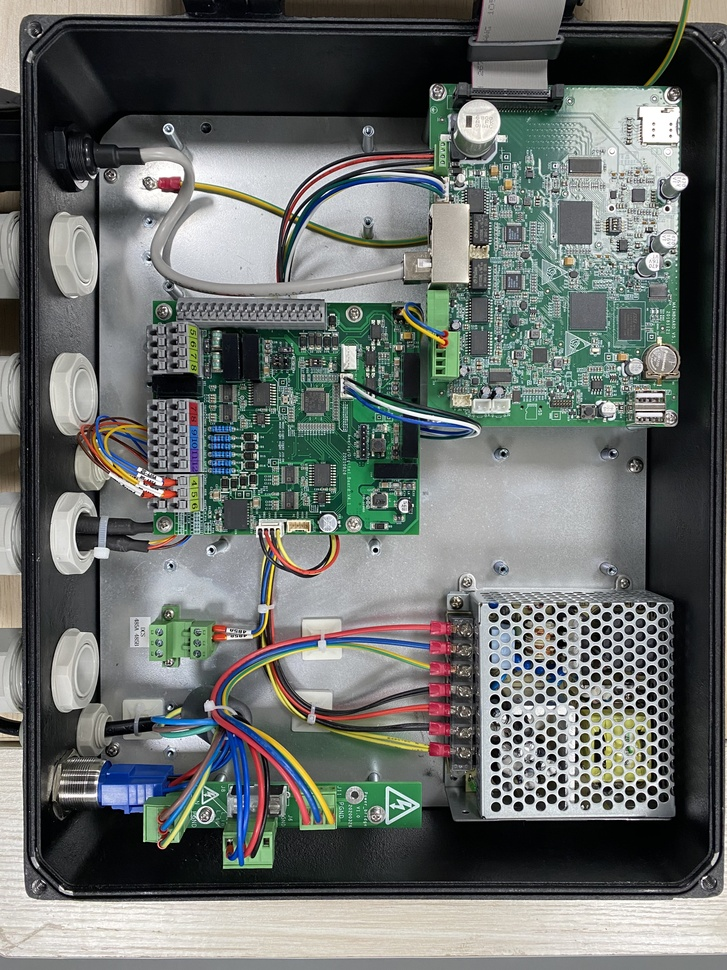
#> input picture image/IMG_4668.jpg, 727 x 970 px, shrunk from 3024 x 4032 before the run, given in place of the camera
$ python multiColor.py
#> lines starting #> are read from the running program, lines starting #| are printed output that depends on the picture; after the words box and inside, x2 and y2 are one past the last pixel; in counts of white or black regions, pixels touching at a corner belong together
import cv2 as cv
import numpy as np

# 视频操作
cap = cv.VideoCapture(0)

while (1):
    # 读取帧
    _, pre = cap.read()
#> pre is the input picture: shape (970, 727, 3); mean B, G, R 106.9, 109.7, 105.2
    # 高斯滤波去除噪声
    frame = cv.GaussianBlur(pre, [5, 5], 0)

    # 转换颜色空间 BGR 到 HSV
    hsv = cv.cvtColor(frame, cv.COLOR_BGR2HSV)
#> hsv: shape (970, 727, 3); mean H, S, V 78.4, 40.7, 114.5

    # 定义HSV中蓝色的范围
    lower_blue = np.array([106, 43, 46])
    upper_blue = np.array([130, 255, 255])
    # 设置HSV的阈值使得只取蓝色
    mask_B = cv.inRange(hsv, lower_blue, upper_blue)
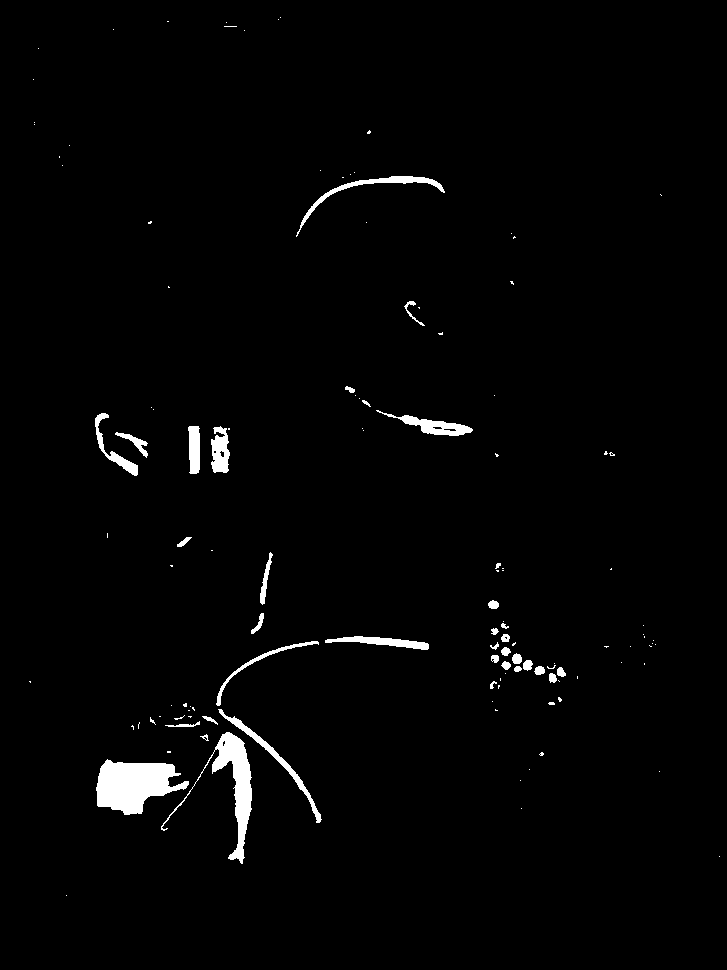
#> mask_B: shape (970, 727); 1.8% white; 126 white regions (90 under 20 px), largest, box (x1, y1, x2, y2) and area: (96, 759, 189, 815) 3248, (161, 732, 252, 864) 2287, (296, 176, 445, 237) 826

    lower_yellow = np.array([26, 43, 46])
    upper_yellow = np.array([34, 255, 255])
    mask_Y = cv.inRange(hsv, lower_yellow, upper_yellow)
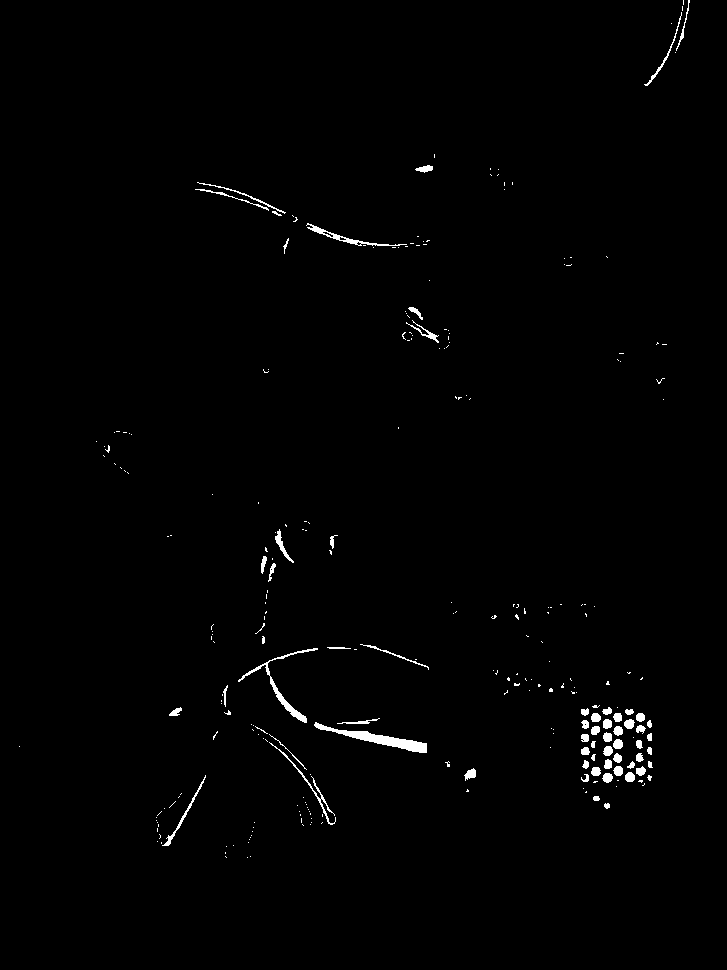
#> mask_Y: shape (970, 727); 0.95% white; 275 white regions (212 under 20 px), largest, box (x1, y1, x2, y2) and area: (314, 722, 427, 753) 882, (238, 648, 318, 723) 529, (306, 223, 407, 246) 325

    lower_red1 = np.array([0, 43, 46])
    upper_red1 = np.array([20, 255, 255])
    mask_R1 = cv.inRange(hsv, lower_red1, upper_red1)
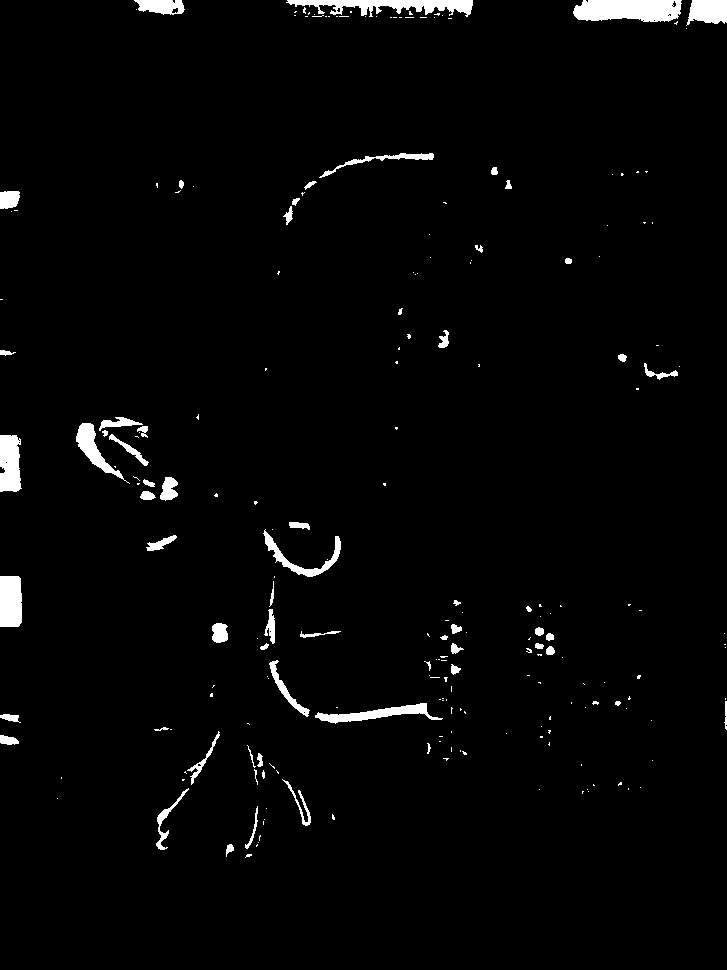
#> mask_R1: shape (970, 727); 2.4% white; 226 white regions (161 under 20 px), largest, box (x1, y1, x2, y2) and area: (573, 0, 682, 22) 2062, (286, 0, 473, 17) 1701, (0, 576, 22, 627) 1093

    lower_red2 = np.array([150, 43, 46])
    upper_red2 = np.array([180, 255, 255])
    mask_R2 = cv.inRange(hsv, lower_red2, upper_red2)
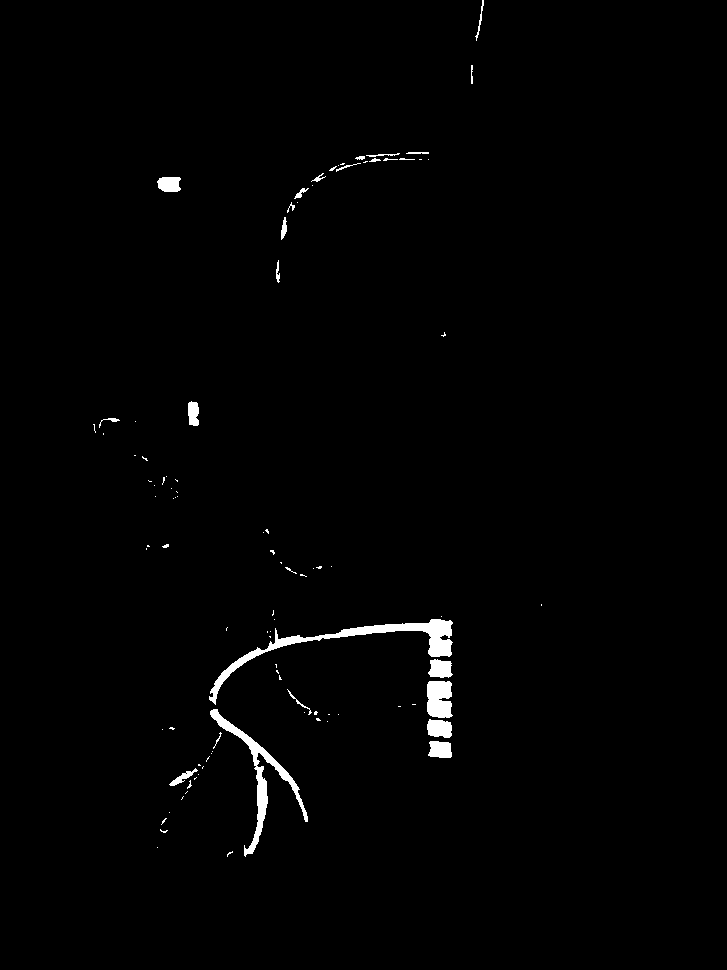
#> mask_R2: shape (970, 727); 1.1% white; 99 white regions (72 under 20 px), largest, box (x1, y1, x2, y2) and area: (209, 619, 453, 705) 2485, (210, 709, 308, 857) 1772, (427, 681, 453, 718) 838

    mask=mask_B+mask_Y+mask_R1+mask_R2
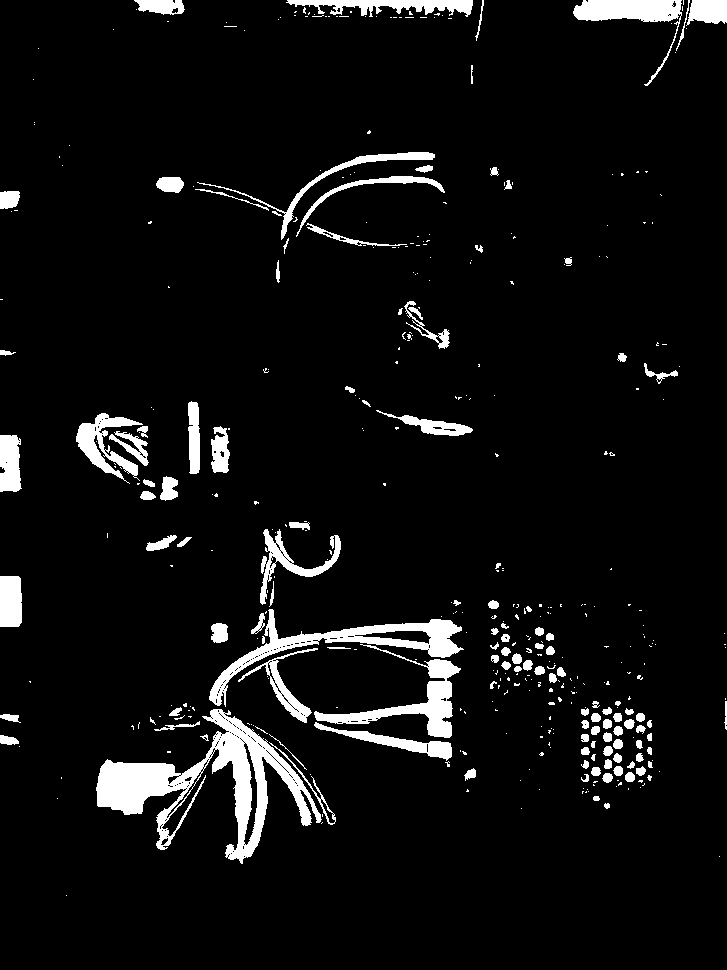
#> mask: shape (970, 727); 6.3% white; 432 white regions (308 under 20 px), largest, box (x1, y1, x2, y2) and area: (96, 709, 322, 864) 9901, (209, 609, 464, 707) 4222, (314, 644, 461, 738) 2967

    # 将掩膜和图像逐像素相加
    res = cv.bitwise_and(frame, frame, mask=mask)
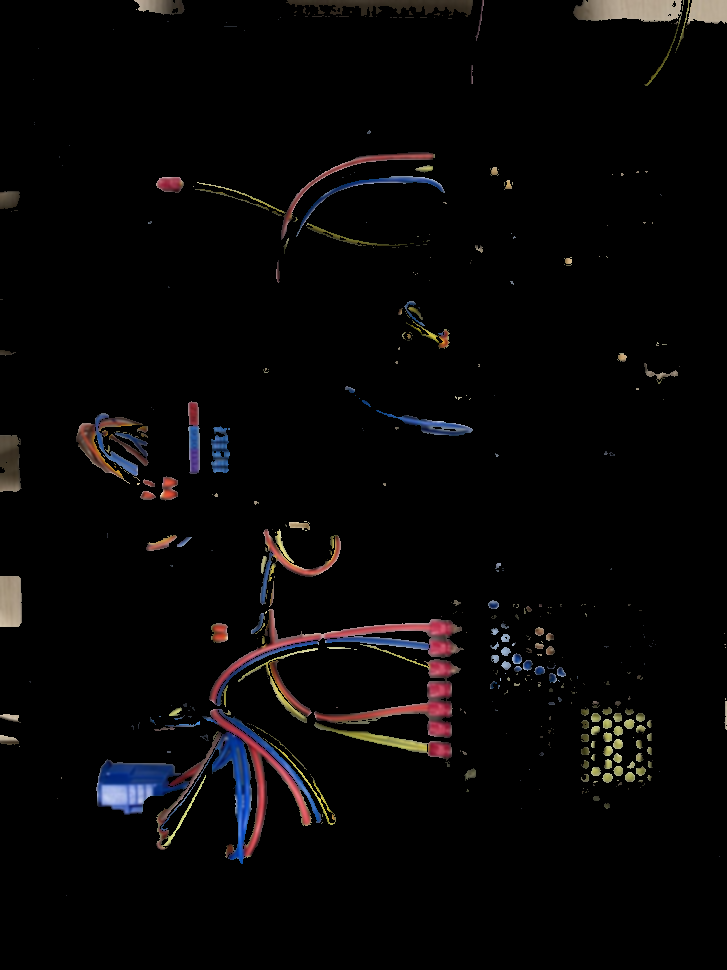
#> res: shape (970, 727, 3); mean B, G, R 6.2, 6, 7

    cv.imshow('frame', frame)
    cv.imshow('mask', mask)
    cv.imshow('res', res)
    k = cv.waitKey(5) & 0xFF
#> (key Esc is pressed here)
    if k == 27:
        break
cv.destroyAllWindows()

'''
# 图像操作
img = cv.imread("./image/template.jpg")
hsv = cv.cvtColor(img, cv.COLOR_BGR2HSV)

# 定义HSV中蓝色的范围
lower_blue = np.array([100, 43, 46])
upper_blue = np.array([124, 255, 255])
# 设置HSV的阈值使得只取蓝色
mask_B = cv.inRange(hsv, lower_blue, upper_blue)

lower_yellow = np.array([26, 43, 46])
upper_yellow = np.array([34, 255, 255])
mask_Y = cv.inRange(hsv, lower_yellow, upper_yellow)

lower_red1 = np.array([0, 43, 46])
upper_red1 = np.array([10, 255, 255])
mask_R1 = cv.inRange(hsv, lower_red1, upper_red1)

lower_red2 = np.array([156, 43, 46])
upper_red2 = np.array([180, 255, 255])
mask_R2 = cv.inRange(hsv, lower_red2, upper_red2)

mask=mask_B+mask_Y+mask_R1+mask_R2

# 将掩膜和图像逐像素相加
res = cv.bitwise_and(img, img, mask=mask)

cv.imshow('img', img)
cv.imshow('mask', mask)
cv.imshow('res', res)

cv.waitKey(0)
cv.destroyAllWindows()
'''

$ run again, on image/template.jpg
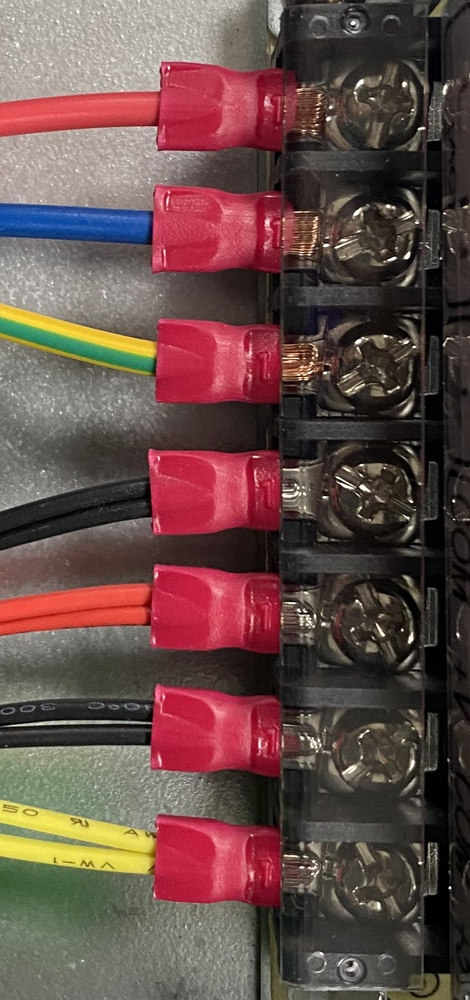
#> input picture image/template.jpg, 470 x 1000 px, shrunk from 917 x 1951 before the run, given in place of the camera
#> pre is the input picture: shape (1000, 470, 3); mean B, G, R 72.9, 76.3, 102.9
#> hsv: shape (1000, 470, 3); mean H, S, V 55.2, 73.9, 105.4
#> `mask_B = cv.inRange(hsv, lower_blue, upper_blue)`:
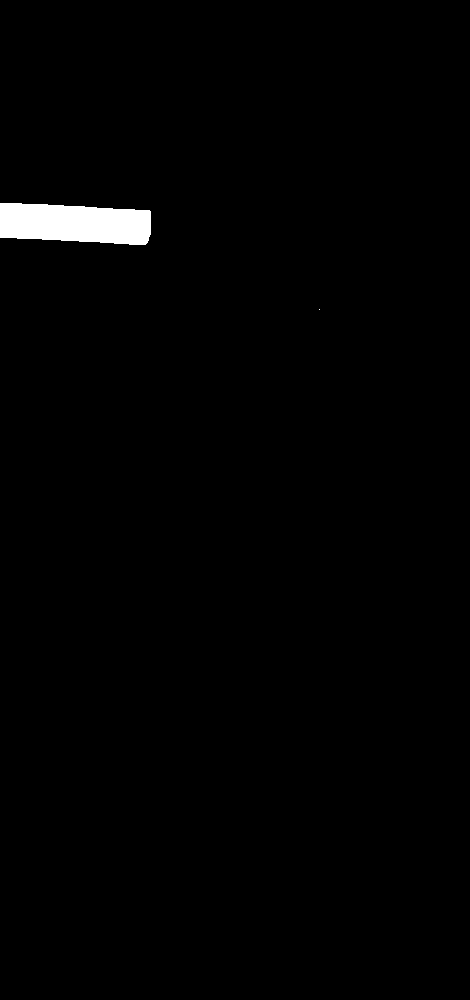
#> mask_B: shape (1000, 470); 1.1% white; 2 white regions (1 under 20 px), largest, box (x1, y1, x2, y2) and area: (0, 203, 151, 245) 5281
#> mask_Y: shape (1000, 470); 2.4% white; 96 white regions (79 under 20 px), largest, box (x1, y1, x2, y2) and area: (0, 800, 151, 878) 7382, (268, 910, 290, 1000) 775, (0, 334, 153, 378) 538
#> mask_R1: shape (1000, 470); 17.6% white; 435 white regions (370 under 20 px), largest, box (x1, y1, x2, y2) and area: (0, 530, 230, 637) 14617, (280, 170, 428, 285) 8134, (280, 318, 428, 411) 7069
#> mask_R2: shape (1000, 470); 17.6% white; 76 white regions (56 under 20 px), largest, box (x1, y1, x2, y2) and area: (0, 61, 302, 155) 16207, (147, 181, 295, 276) 11610, (144, 447, 297, 537) 11270
#> mask: shape (1000, 470); 38.7% white; 437 white regions (386 under 20 px), largest, box (x1, y1, x2, y2) and area: (0, 35, 428, 789) 146747, (151, 799, 417, 1000) 16552, (0, 800, 151, 878) 7382
#> `res = cv.bitwise_and(frame, frame, mask=mask)`:
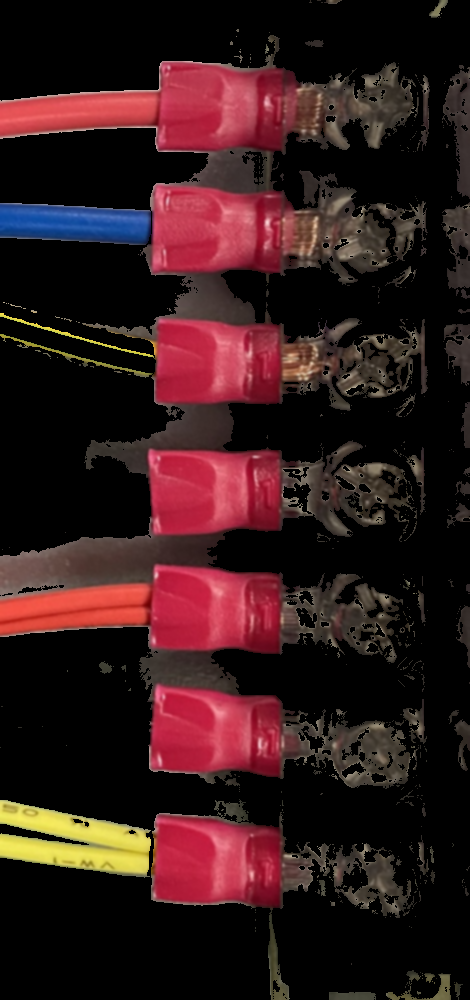
#> res: shape (1000, 470, 3); mean B, G, R 26.2, 25.3, 50.9

$ run again, on image/wire.jpg
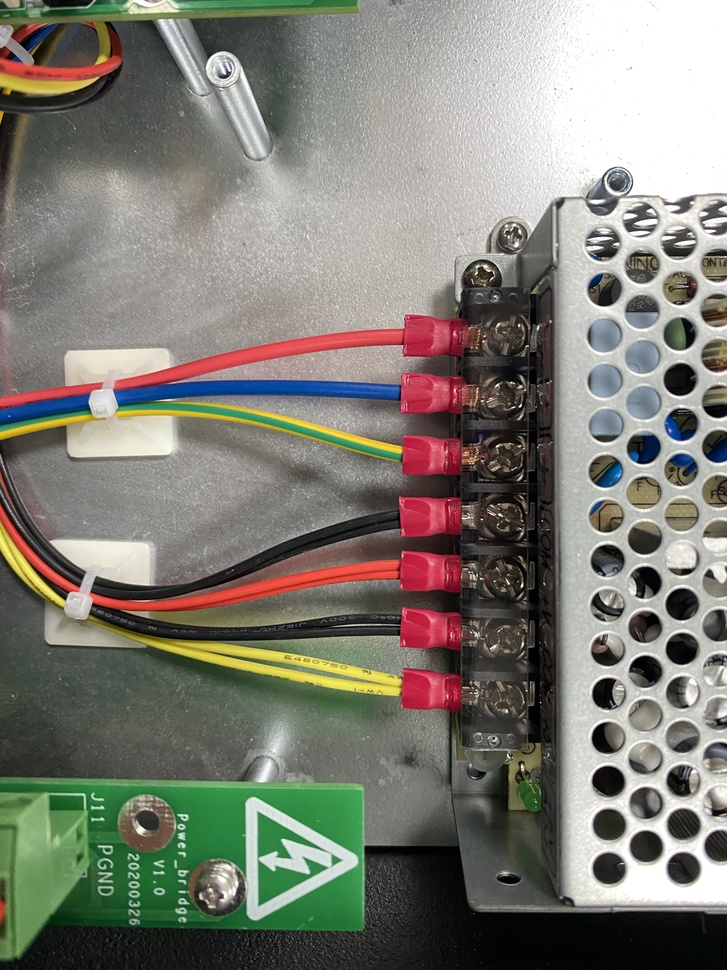
#> input picture image/wire.jpg, 727 x 970 px, shrunk from 3024 x 4032 before the run, given in place of the camera
#> pre is the input picture: shape (970, 727, 3); mean B, G, R 116, 125.4, 126.6
#> hsv: shape (970, 727, 3); mean H, S, V 43.1, 44.1, 133.9
#> `mask_B = cv.inRange(hsv, lower_blue, upper_blue)`:
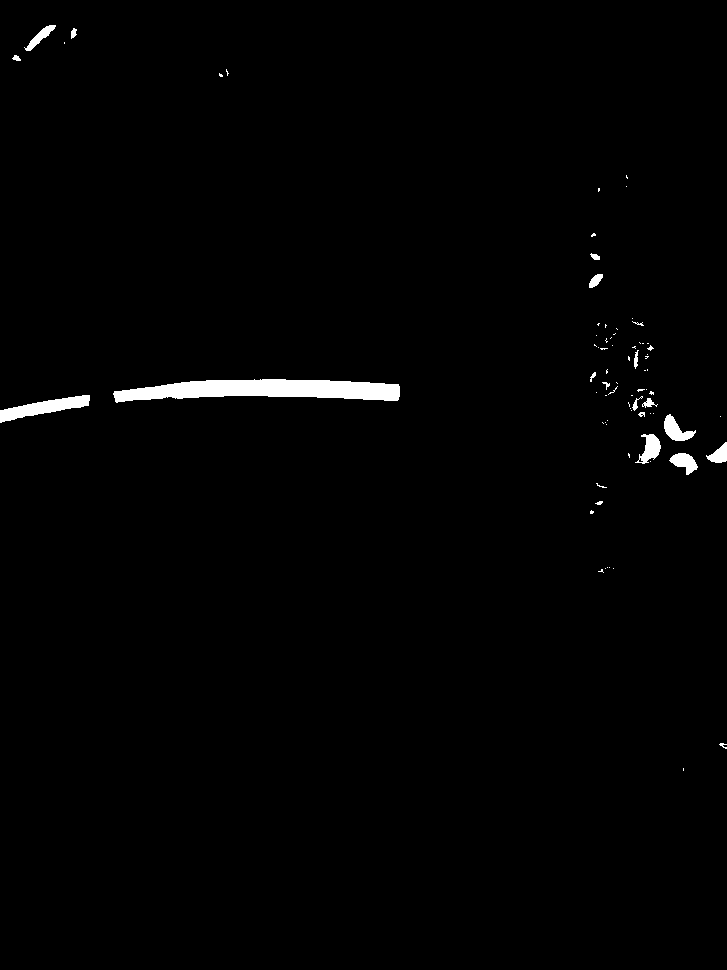
#> mask_B: shape (970, 727); 1.2% white; 78 white regions (58 under 20 px), largest, box (x1, y1, x2, y2) and area: (113, 379, 400, 403) 4554, (0, 395, 90, 423) 1073, (664, 414, 696, 441) 420
#> mask_Y: shape (970, 727); 2.2% white; 236 white regions (206 under 20 px), largest, box (x1, y1, x2, y2) and area: (73, 614, 399, 699) 6488, (150, 603, 308, 628) 1958, (0, 528, 66, 607) 1361
#> mask_R1: shape (970, 727); 5.5% white; 363 white regions (282 under 20 px), largest, box (x1, y1, x2, y2) and area: (88, 535, 431, 616) 9134, (0, 24, 124, 84) 2978, (461, 366, 531, 420) 1933
#> mask_R2: shape (970, 727); 3.3% white; 72 white regions (60 under 20 px), largest, box (x1, y1, x2, y2) and area: (111, 314, 472, 391) 6504, (398, 370, 468, 416) 2673, (396, 495, 466, 543) 2638
#> mask: shape (970, 727); 12.1% white; 530 white regions (440 under 20 px), largest, box (x1, y1, x2, y2) and area: (88, 303, 531, 657) 50307, (73, 614, 526, 715) 10235, (0, 18, 124, 84) 3613
#> `res = cv.bitwise_and(frame, frame, mask=mask)`:
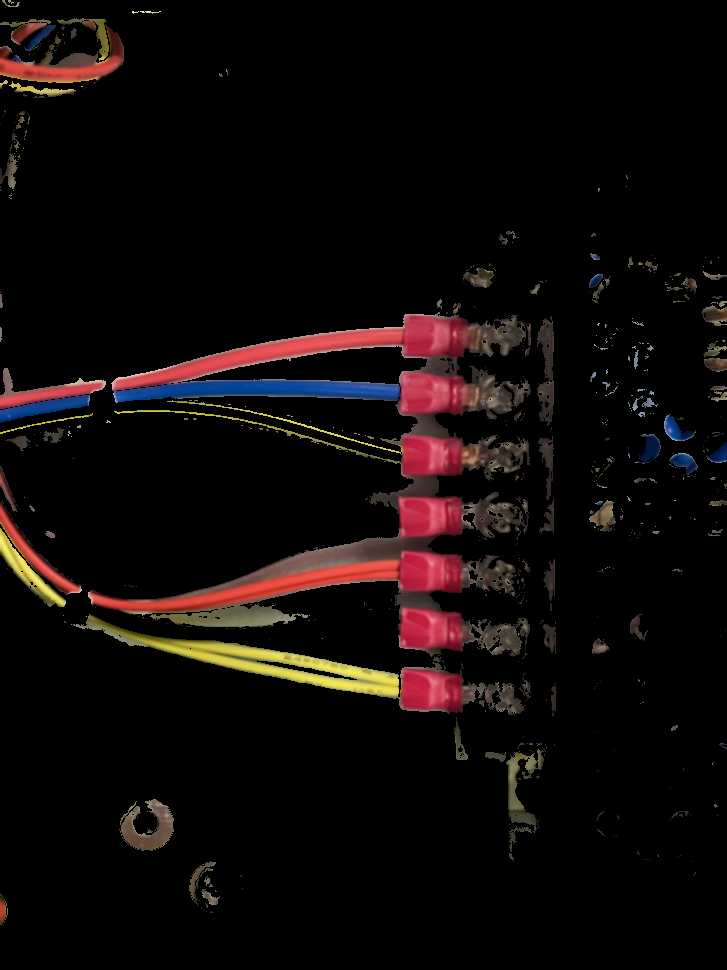
#> res: shape (970, 727, 3); mean B, G, R 8.9, 9.8, 15.6
